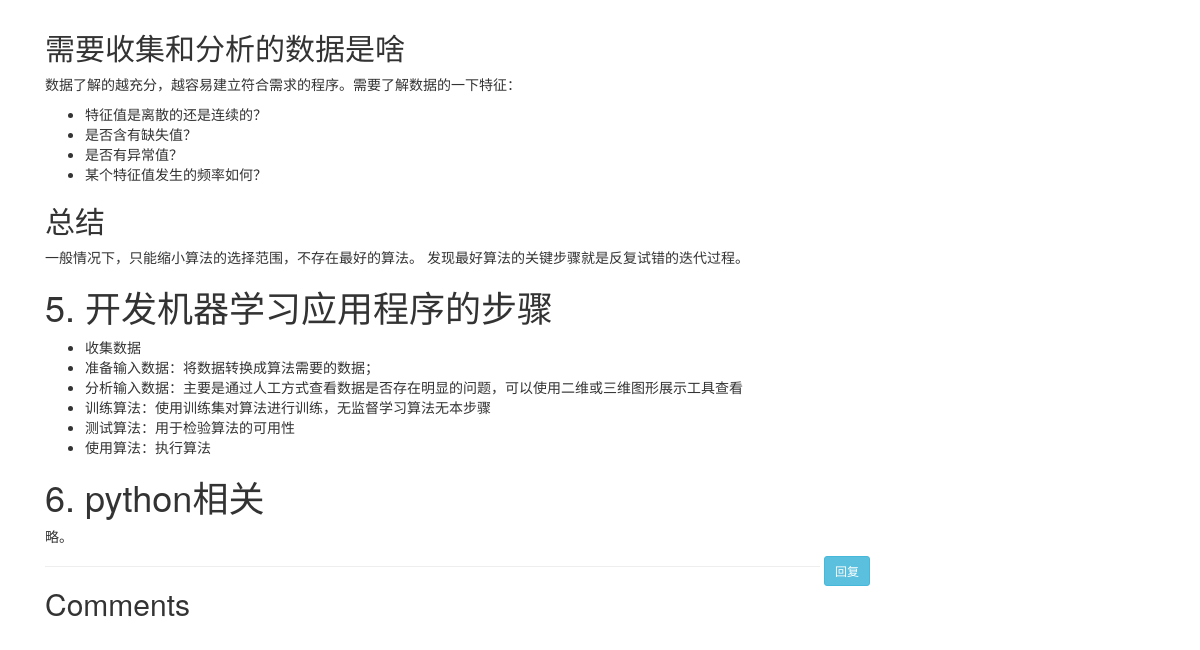
The app's page /blog/4/ (lower part), older data.
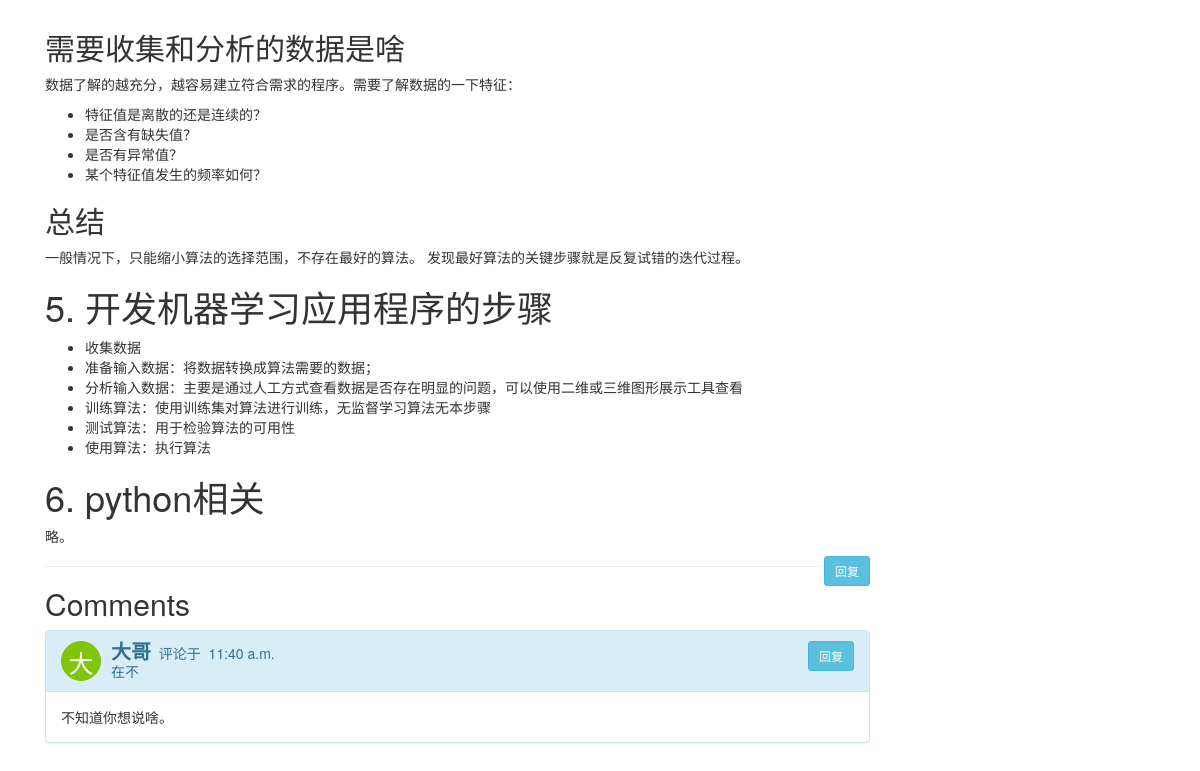
The same page, newer data.
### blog/models.py (models this page shows, shortened)
class Comments(models.Model):
    vister = models.CharField('访客', max_length=16)
    pub_time = models.DateTimeField(u'评论时间', auto_now_add=True)
    title = models.CharField('标题',max_length=128, blank=True, null=True)
    upper_comments = models.ForeignKey('self',
                                        related_name="lower_comments",
                                        blank=True,null=True)
    article = models.ForeignKey(Articles)
    content = models.TextField('评论')

### blog/views.py (the view)
# urls.py: url(r'^(?P<article_id>[0-9]+)/$', views.article_detail, name='detail'),  # 详细信息
def article_detail(request,article_id):
    articles = models.Articles.objects.get(id=article_id)
    comments = articles.comments_set.all().order_by('pub_time')
    comments = _comments_sort(comments)  # 特殊排序
    return render(request,
                  'blog/detail.html',
                  {"articles":articles,
                   "comments":comments,
                   }
                  )

### blog/models.py (called while the page is built)
    def __str__(self):
        return self.name

### blog/templatetags/custom.py (called while the page is built)
@register.filter(is_safe=True)  # 注册template filter
@stringfilter  # 希望字符串作为参数
def custom_first_char(value):
    try:
        ret = value.upper()[0]
    except:
        ret = '!'
    return ret

### blog/templatetags/custom_markdown.py (called while the page is built)
@register.filter(is_safe=True)  # 注册template filter
@stringfilter  # 希望字符串作为参数
def custom_markdown(value):
    return mark_safe(markdown.markdown(value,
                                       extensions=['markdown.extensions.fenced_code', 'markdown.extensions.codehilite'],
                                       safe_mode=True,
                                       enable_attributes=False))

### templates/blog/detail.html (shortened to what this page needs)
{% extends 'blog/index.html' %}
{% load custom_markdown %}
{% load custom %}
{% block page-container-left %}
    <p>
    {{ articles.content | custom_markdown  }}
    </p>
    <div style="float: right;">
        <span style="float: right">
            <button class="btn btn-info btn-sm" data-toggle="modal" data-target="#myModal">回复</button>
        </span>
    </div>
    <hr/>
    <h2>Comments</h2>
    {% for comment,level in comments %}
        <div style="padding-left:{{ level }}px">
            {% include 'blog/comment-body.html' %}
        </div>
    {% endfor %}
{% endblock %}

### templates/blog/comment-body.html
<div class="panel panel-info" id="comment-{{ comment.id }}">
    <div class="panel-heading">
            <div style="display : block;
                        font-size : 25px;
                        border-radius:50%;
                        float: left;
                        height: 40px;
                        width: 40px;
                        border:1px solid #7fc508;
                        line-height: 40px;
                        text-align: center;
                        background-color: #7fc508;
                        color: white;
                        ">
                {% load custom %}
                {{ comment.vister | custom_first_char }}
            </div>
            <div style="height: 20px;
                        line-height: 20px;
                        padding-left: 50px;
            ">
                <strong style="font-size:20px">{{ comment.vister }}</strong>
                &nbsp;评论于&nbsp;
                <span style="">{{comment.pub_time |time}}</span>
                <span style="float: right">
                    <button class="btn btn-info btn-sm" data-toggle="modal" data-target="#myModal">回复</button>
                </span>
            </div>
            <div style="height: 20px;
                        line-height: 20px;
                        padding-left: 50px;
            ">
                <span>{{ comment.title }}</span>
            </div>
    </div>
    <div class="panel-body">
            {{ comment.content }}
    </div>
</div>

Row changes from the older to the newer data that the page shows:
added Comments: vister|custom_first_char "大", vister "大哥", pub_time "11:40 a.m.", title "在不", content "不知道你想说啥。"
